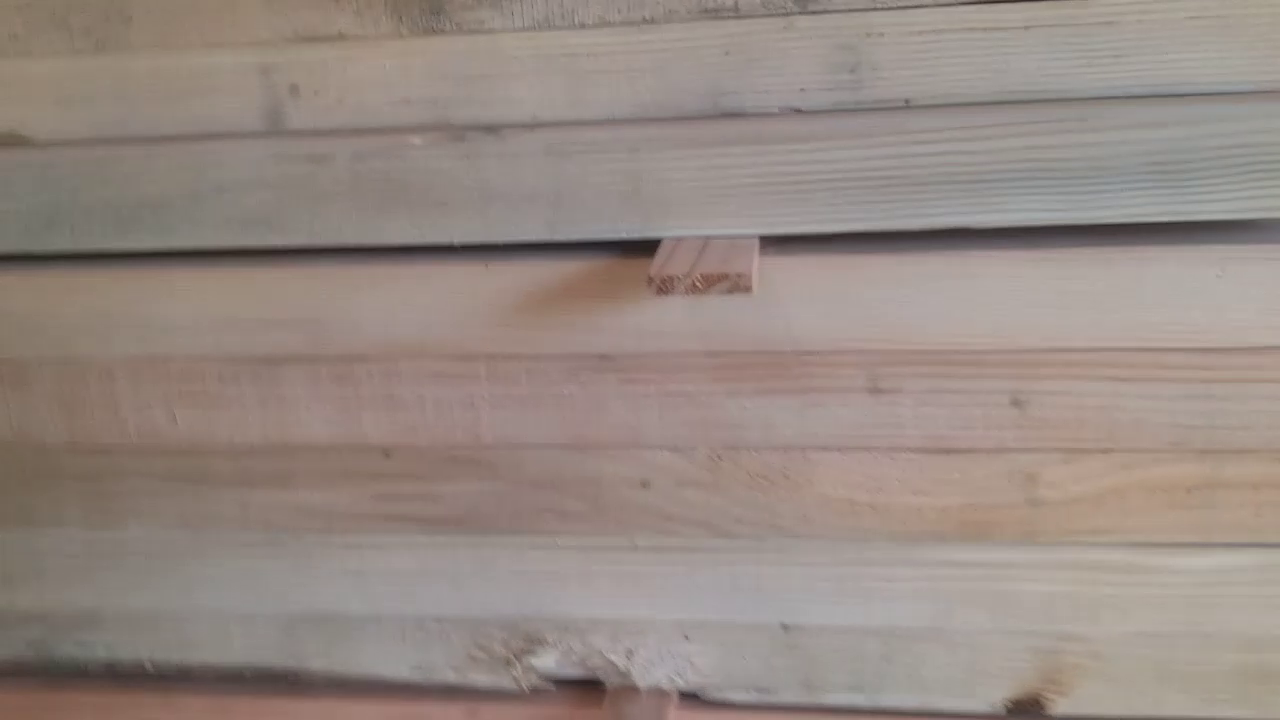
#> input picture frame 9 of Videos/test.mp4, 1280 x 720 px
$ python LineTest.py
#> lines starting #> are read from the running program, lines starting #| are printed output that depends on the picture; after the words box and inside, x2 and y2 are one past the last pixel; in counts of white or black regions, pixels touching at a corner belong together
#> further down, frame is the input picture: shape (720, 1280, 3); mean B, G, R 130.9, 137.6, 150.4
'''
This program identifies the 1/8th inch gaps between battens

@author: Sabrina Lesser (Sabrina.Lesser@rfpco.com)
@date last modified: 7/27/21
'''

import cv2 as cv
import numpy as np
import copy
import math
from matplotlib import pyplot as plt

MAX_DIST = 50

'''
Get the lines indicating the gap from edge detection
@param img a close up to a frame of battens
@return the lines along the battens
'''
def get_lines(img):
    #convert to grayscale and blur
    gray = cv.cvtColor(img, cv.COLOR_BGR2GRAY)
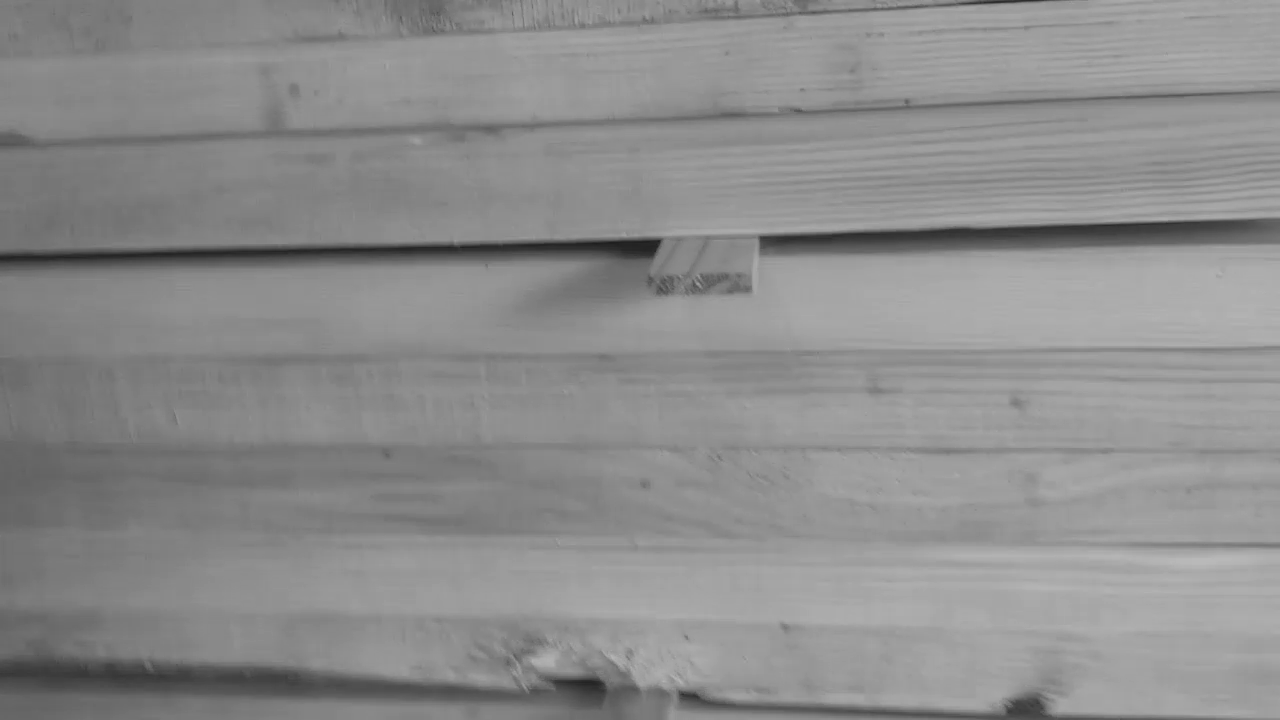
#> gray: shape (720, 1280); min 30, max 185, mean 140.6
    blur1 = cv.medianBlur(gray, 5)
    blur2 = cv.bilateralFilter(blur1, 7, 75, 75)
    #find the edges
    edges = cv.Canny(image=blur2, threshold1=0, threshold2=255, apertureSize=3, L2gradient=False)
#> edges: shape (720, 1280); every value is 0
    #find the lines
    return cv.HoughLinesP(edges, 1, np.pi/180, 1, MAX_DIST, 1)

'''
Merge small lines to form one line  where the gap is
@param lines the small lines
@param img the frame image
@return the lines indicating the gap
'''
def merge_lines(lines, img):
    #get the midpoints for each of the lines
    midpoints = []
    if lines is not None:
        for line in lines:
            mid = [(line[0][0] + line[0][2])/2, (line[0][1] + line[0][3])/2]
            midpoints.append(mid)

    points = []
    groups = []
    #merge the midpoints into groups to combine into lines
    for p1 in midpoints:
        x1 = p1[0]
        y1 = p1[1]
        #check which groups in the sorted points have points that are close to the point
        for i in range(len(points)):
            for j in range(len(points[i][0])):
                x2 = points[i][0][j]
                y2 = points[i][1][j]
                if math.sqrt(pow(x1-x2,2)+pow(y1-y2,2)) < MAX_DIST: #distance formula
                    groups.append(i)
                    break

        #point is not added to any group - make a new group
        if len(groups) < 1:
            points.append([[x1],[y1]])

        #point is added to group(s)
        else:
            idx = groups[0] #first group
            points[idx][0].append(x1)
            points[idx][1].append(y1)
            groups.pop(0)
            #merge all groups that have a point close to the new point into the first group
            while(len(groups) > 0):
                points[idx][0] += points[groups[0]][0]
                points[idx][1] += points[groups[0]][1]
                points.pop(groups[0])
                groups.pop(0)

    #draw lines
    lines = []
    plt.imshow(img)
    for p in points: #p is a group of points that makes up one line
        x = p[0]
        y = p[1]
        #scatterplot and lines of best fit
        z = np.polyfit(x, y, 1)
        fn = np.poly1d(z)
        lines.append([x, fn(x)])
        plt.plot(x,fn(x),color='orange')
    #plt.show()
    return lines

'''
Used to determine gap when frame is not close up
@param img a frame of battens
@return a bounding rectangle around the gap
'''
def get_rect(img):
    #convert to hsv
    ret = copy.deepcopy(img)
    hsv = cv.cvtColor(img, cv.COLOR_BGR2HSV)
    #filter out colors
    lower_hsv = np.array([0, 0, 110])
    higher_hsv = np.array([180, 110, 210])
    mask = cv.inRange(hsv, lower_hsv, higher_hsv)
    #blur and edge detect
    blur1 = cv.medianBlur(mask, 5)
    blur2 = cv.bilateralFilter(blur1, 7, 75, 75)
    edges = cv.Canny(image=blur2, threshold1=0, threshold2=45, apertureSize=3, L2gradient=False)
    #find contours
    contours, hierarchy = cv.findContours(edges, cv.RETR_TREE, cv.CHAIN_APPROX_SIMPLE)
    areas = [cv.contourArea(c) for c in contours]
    idx = np.argmax(areas) #contour with largest area
    #return bounding rectangle around contour with largest area
    return cv.boundingRect(contours[idx])

if __name__=='__main__':

    count = 0
    cap = cv.VideoCapture("./Videos/test.mp4")
    if(cap.isOpened() == False):
        print("Video failed to open")
    pause = False
    ret = False
    while(cap.isOpened()):
        if not pause:
            ret, frame = cap.read()
        if(ret):
            #get batten lines
            lines = get_lines(frame)
            #merge lines
            merged_lines = merge_lines(lines, frame)
#> merged_lines = []
            #draw lines
            for line in merged_lines:
                x1 = int(line[0][0])
                x2 = int(line[0][-1])
                y1 = int(line[1][0])
                y2 = int(line[1][-1])
                cv.line(frame,(x1,y1),(x2,y2),(255,0,0),2)
#> this loop made 0 passes
            cv.imshow("Lines",frame)
        else:
            print("Failed to read frame")
            break
        #control keys
        key = cv.waitKey(1)
#> (key Esc is pressed here)
        if(key == 27 or key == 113): #esc or q
            break
        elif(key == 115): #s
            cv.imwrite("Screenshot"+str(count)+".jpg", frame)
            count += 1
        elif(key == 112): #p
            pause = not pause
        elif(key != -1):
            print(key)

    cv.destroyAllWindows()


$ run again, starting later in the video
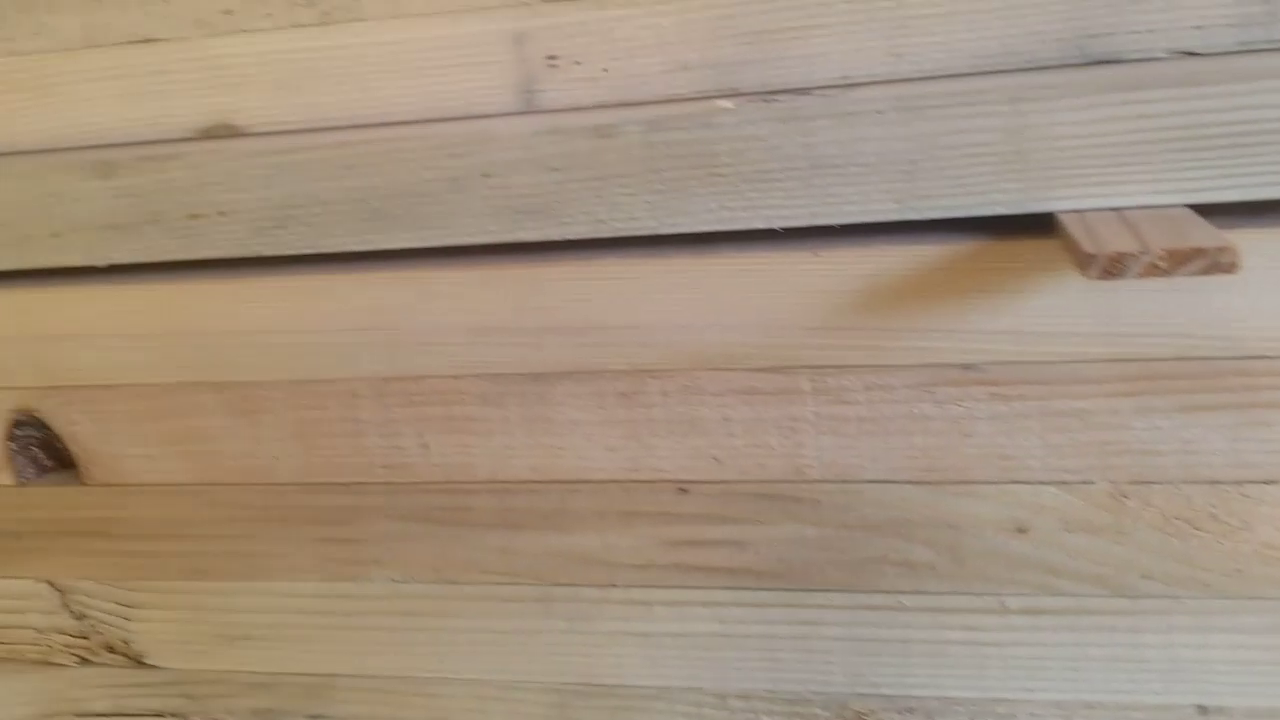
#> input picture frame 42 of Videos/test.mp4, 1280 x 720 px
#> frame is the input picture: shape (720, 1280, 3); mean B, G, R 126.6, 146.2, 164.3
#> in get_lines, `edges = cv.Canny(image=blur2, threshold1=0, threshold2=255, apertureSi..`:
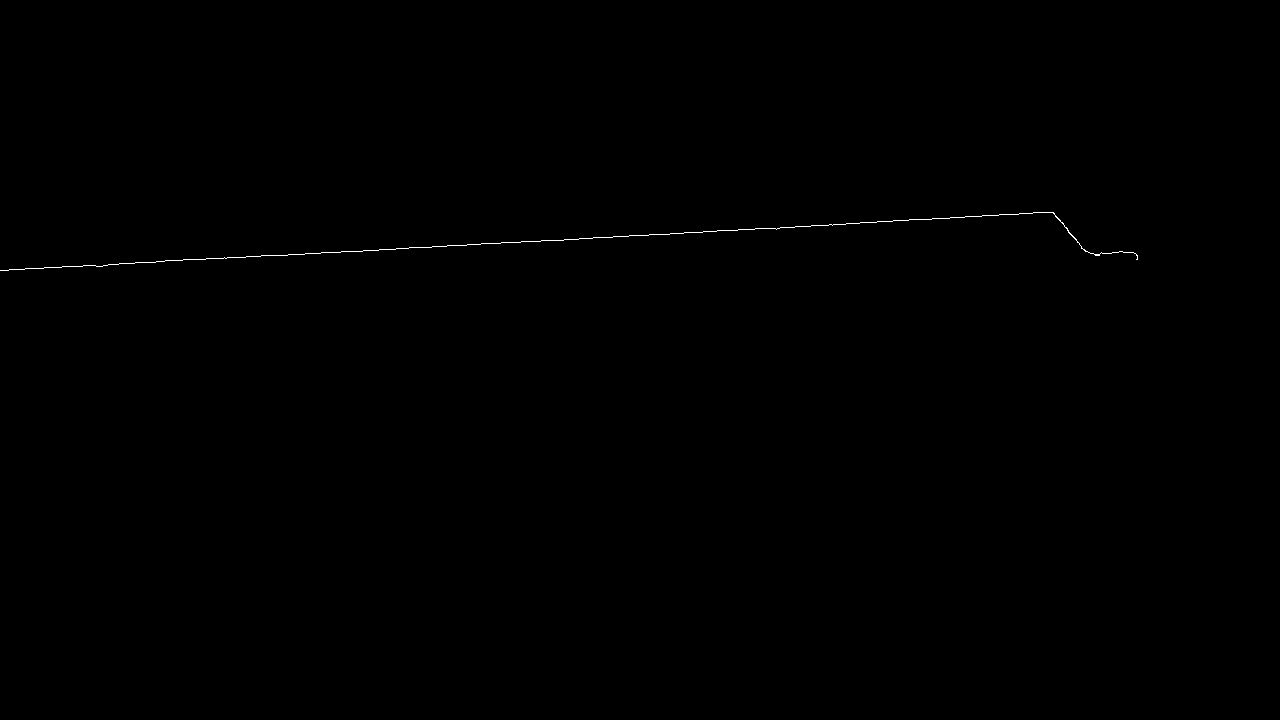
#> edges: shape (720, 1280); 0.13% white in thin lines or dots, all inside (x1, y1, x2, y2) = (0, 212, 1138, 271)
#> `lines = get_lines(frame)`: lines = 164 rows, first 6: [1137, 259, 1137, 255], [186, 259, 200, 259], [1095, 255, 1095, 254], [119, 263, 133, 263], [1072, 236, 1073, 236], [370, 250, 378, 250]
#> the loop in merge_lines, `for line in lines:` made 164 passes
#> (line, mid) on passes 1 to 3: ([[1137, 259, 1137, 255]], [1137, 257]), ([[186, 259, 200, 259]], [193, 259]), ([[1095, 255, 1095, 254]], [1095, 254.5])
#> after the loop in merge_lines, `for line in lines:`: midpoints = 164 pairs, first value 5 to 1137, second value 212 to 270
#> the loop in merge_lines, `for p1 in midpoints:` made 164 passes
#> (x1, y1, idx) on passes 3, 5, 12, 13, 15, 16, 17, 19: (1095, 254.5, 0), (1072.5, 236, 0), (1065.5, 227, 0), (238, 257, 1), (1053, 212.5, 0), (845.5, 223.5, 7), (985.5, 215, 6), (165, 260.5, 1)
#> after the loop in merge_lines, `for p1 in midpoints:`: groups = []; points = 1 item
#> the loop in merge_lines, `for p in points:` made 1 pass
#> z on pass 1: [-0.0331, 261.8]
#> the loop `for line in merged_lines:` made 1 pass
#> (x1, x2, y1, y2) on pass 1: (1137, 155, 224, 256)
#> ``:
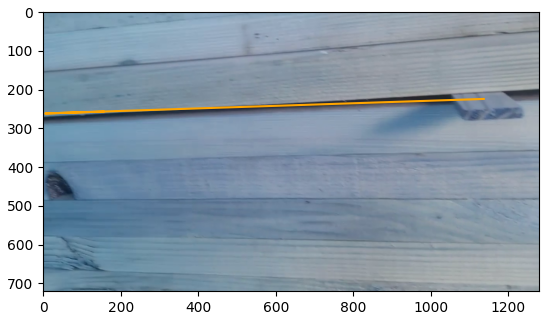
#> figure drawn by matplotlib, 1 panel; B, G, R data is drawn as R, G, B

$ run again, starting later in the video
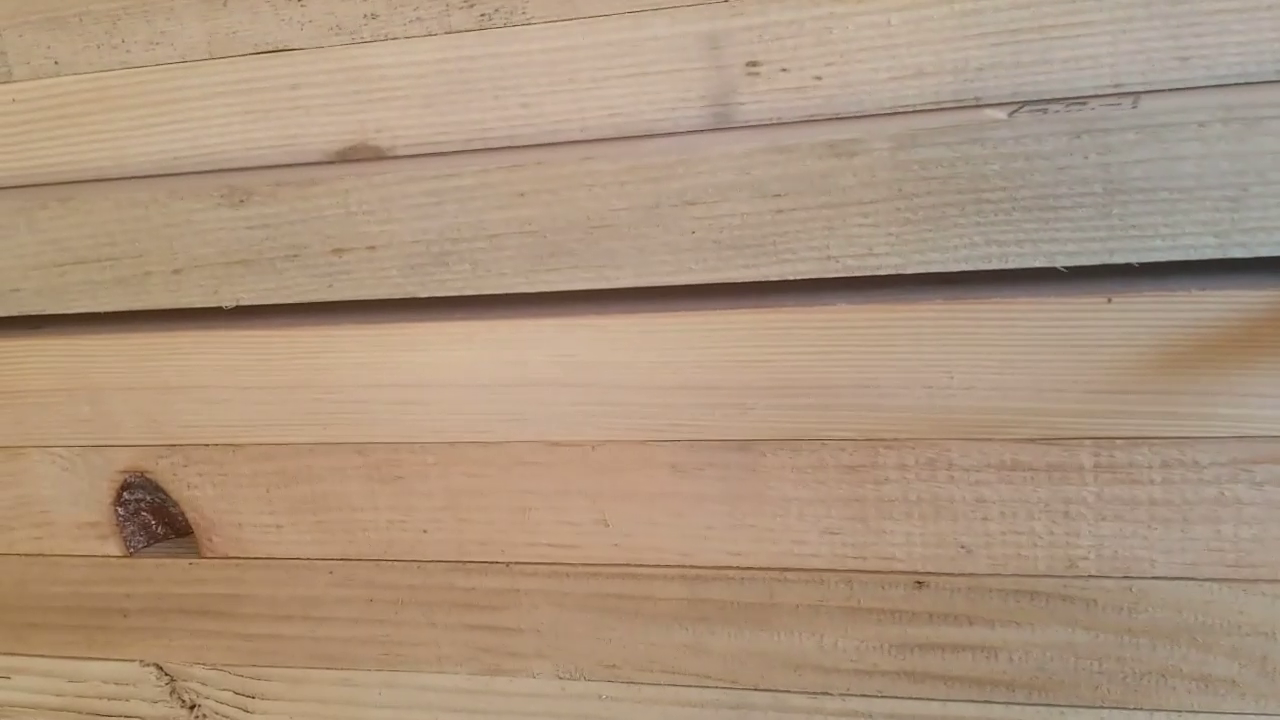
#> input picture frame 75 of Videos/test.mp4, 1280 x 720 px
#> frame is the input picture: shape (720, 1280, 3); mean B, G, R 126.6, 149.3, 173.1
#> in get_lines, `edges = cv.Canny(image=blur2, threshold1=0, threshold2=255, apertureSi..`:
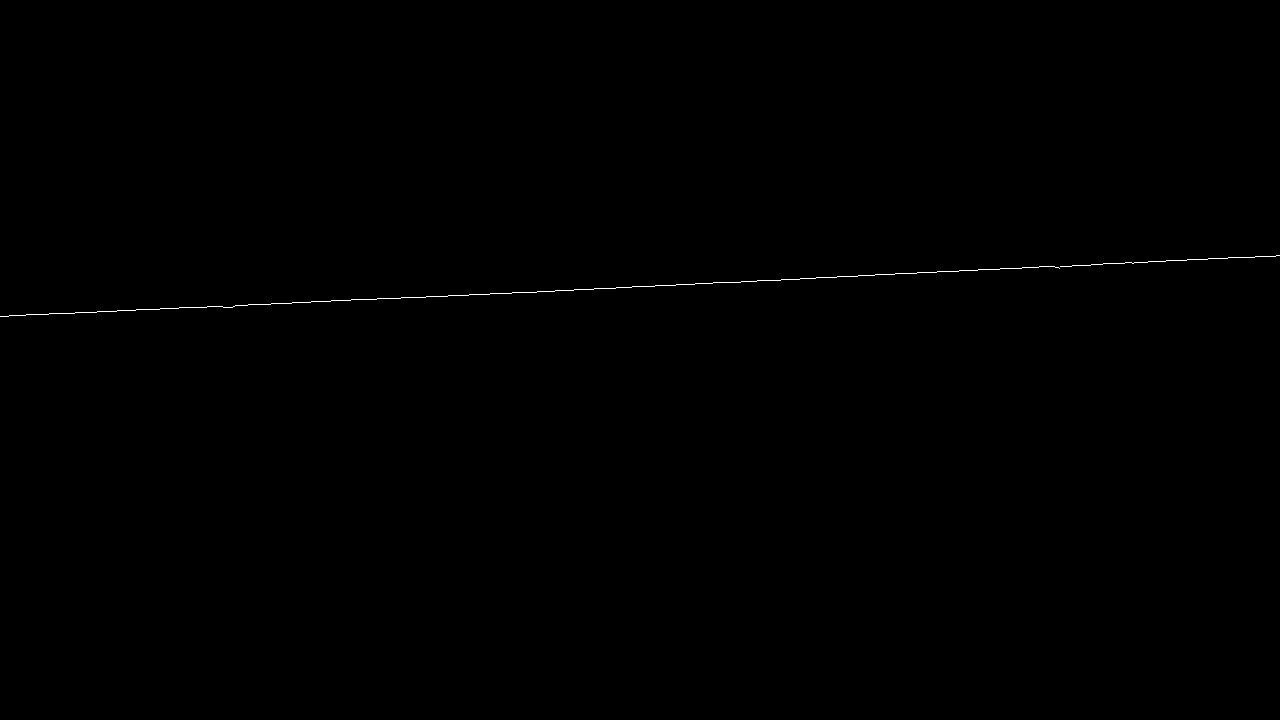
#> edges: shape (720, 1280); 0.14% white in thin lines or dots, all inside (x1, y1, x2, y2) = (0, 255, 1280, 317)
#> `lines = get_lines(frame)`: lines = 159 rows, first 6: [1077, 265, 1090, 265], [1060, 266, 1071, 266], [761, 280, 779, 280], [448, 295, 459, 295], [224, 307, 230, 307], [1032, 267, 1038, 267]
#> the loop in merge_lines, `for line in lines:` made 159 passes
#> (line, mid) on passes 1 to 3: ([[1077, 265, 1090, 265]], [1083.5, 265]), ([[1060, 266, 1071, 266]], [1065.5, 266]), ([[761, 280, 779, 280]], [770, 280])
#> after the loop in merge_lines, `for line in lines:`: midpoints = 159 pairs, first value 2 to 1270.5, second value 256 to 316
#> the loop in merge_lines, `for p1 in midpoints:` made 159 passes
#> (x1, y1, idx) on passes 2, 6, 8, 11, 14, 15, 16, 18: (1065.5, 266, 0), (1035, 267, 0), (262.5, 304, 3), (301, 302, 3), (724, 282, 1), (416, 297, 2), (842.5, 276, 5), (198, 307, 3)
#> after the loop in merge_lines, `for p1 in midpoints:`: groups = []; points = 1 item
#> the loop in merge_lines, `for p in points:` made 1 pass
#> z on pass 1: [-0.0477, 316.4]
#> the loop `for line in merged_lines:` made 1 pass
#> (x1, x2, y1, y2) on pass 1: (1083, 544, 264, 290)
#> ``:
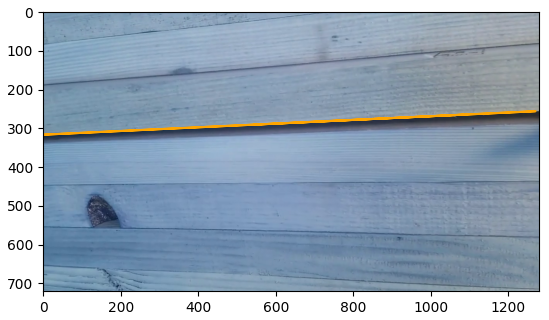
#> figure drawn by matplotlib, 1 panel; B, G, R data is drawn as R, G, B
